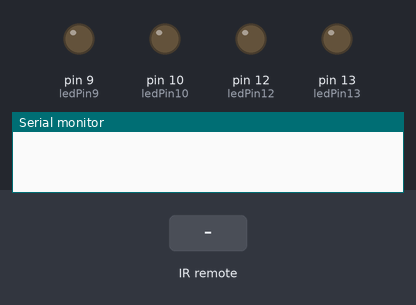
A sketch run on a simulated Arduino Uno, built with avr-gcc and run on an emulated ATmega328P. Parts: output pins drawn as LEDs (lit = HIGH), the last lines printed to the serial monitor. Dashed ring = blinking. The test bench sets the inputs (shaded band).

Above: at 1.2 s.
1.3 s: infrared code 0xFD08F7 received
At 1.6 s:
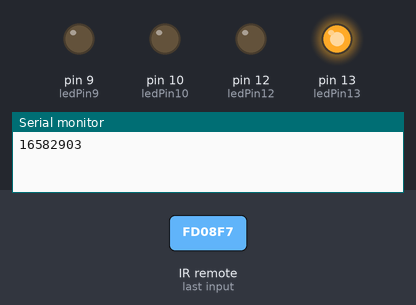
2.8 s: infrared code 0xFD8877 received
At 3.1 s:
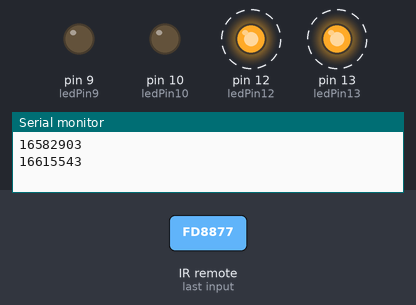
Timing chart, 0 to 11.8 s (numbered marks = the images above; inputs shaded):
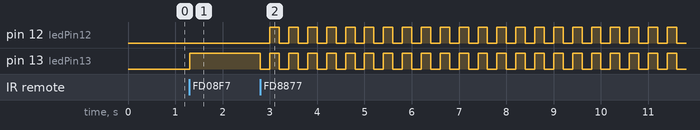

Measured:
- after the input at 1.3 s, pin 13 (ledPin13): LOW → HIGH at once
- after the input at 2.8 s, pin 12 (ledPin12): alternates HIGH for 0.20 s and LOW for 0.20 s, starting after 0.20 s; pin 13 (ledPin13): alternates HIGH for 0.20 s and LOW for 0.20 s, starting at once

The sketch:

Sketch_Opdracht_8.ino
```cpp
/*
   Luuk Witters
   Zet LEDS aan mbc IR sensor en afstandbediening en laat ze knipperen. Bepaal dan de knippersnelheid met de afstandsbediening

   !!!Je kan 1x twee LEDS selecteren en voor die constant de knippersnelheid aanpassen. Om nieuwe LEDS te selecteren moet je resetten!!!
*/

//Voeg de IRRemote library toe
#include<IRremote.h>

//Variabele defineren
decode_results results;
int iTeller = 0;
int iGeheugen1 = 0;
int iGeheugen2 = 0;
unsigned long laatsteTijd = 0;

//Ledpins en IR Sensor koppelen aan hun poort
int ledPin13 = 13;
int ledPin12 = 12;
int ledPin10 = 10;
int ledPin9 = 9;
int IR = 5;
IRrecv irrecv(IR);

//Knoppen 1tm4 van afstandsbediening defineren
long int remote1 = 16582903;
long int remote2 = 16615543;
long int remote3 = 16599223;
long int remote4 = 16591063;

void setup() {
  //Seriele communicatie en de IR Sensor starten
  Serial.begin(9600);
  irrecv.enableIRIn();

  //Aangeven dat ledjes ene output moeten geven
  pinMode (ledPin13, OUTPUT);
  pinMode (ledPin12, OUTPUT);
  pinMode (ledPin10, OUTPUT);
  pinMode (ledPin9, OUTPUT);
}

void loop() {

  //Status van de LEDS ophalen
  int statPin13 = digitalRead(ledPin13);
  int statPin12 = digitalRead(ledPin12);
  int statPin10 = digitalRead(ledPin10);
  int statPin9 = digitalRead(ledPin9);

  //Wanneer de IR Sensor een signaal binnenkrijgt print die dit signaal uit en gaat die verder met signalen zoeken
  if (irrecv.decode(&results)) {
    Serial.println(results.value);
    irrecv.resume();

    //Als iTeller < 2 voor deze code uit:
    if (iTeller < 2) {

      //Als knop 1,2,3 of 4 wordt ingedrukt voer dan de functie onthoudActie uit een geef de bijbehorende waarde mee (ledPin13, ledPin12, ledPin10, ledPin9)

      if (results.value == remote1 && statPin13 == LOW) {
        onthoudActie(ledPin13);
      }

      else if (results.value == remote2 && statPin12 == LOW) {
        onthoudActie(ledPin12);
      }

      else if (results.value == remote3 && statPin10 == LOW) {
        onthoudActie(ledPin10);
      }

      else if (results.value == remote4 && statPin9 == LOW) {
        onthoudActie(ledPin9);
      }
    }

  }

  //Als iTeller = 2 voor deze code uit:
  if (iTeller == 2) {

    //Als knop 1,2,3 of 4 wordt ingedrukt voor dan de functie knipper uit en geef de bijbehorende waarde mee (100, 200, 300, 400)

    if (results.value == remote1) {
      knipper(100);
    }

    if (results.value == remote2) {
      knipper(200);
    }

    if (results.value == remote3) {
      knipper(300);
    }

    if (results.value == remote4) {
      knipper(400);
    }
  }
}


// Functie die onthoudt welke 2 knoppen als eerst zijn ingedrukt en daarmee de bijbehorende LEDS onthoudt
// Vul de meegestuurde variabele in (ledPin13, ledPin12, ledPin10, ledPin9)
void onthoudActie(int led) {
  //Zet de meegestuurde led op HIGH
  digitalWrite(led, HIGH);

  //Als de waarde van iGeheugen1 nog leeg is voer dan deze code uit
  if (iGeheugen1 == 0) {
    //Verander de waarde van iGeheugen1 naar de meegestuurde LED en doe +1 bij iTeller
    iGeheugen1 = led;
    iTeller++;
  }

  //Als de waarde van iGeheugen1 gevuld is voer dan deze code uit
  else {
    //Verander de waarde van iGeheugen2 naar de meegestuurde LED en doe +1 bij iTeller
    iGeheugen2 = led;
    iTeller++;
  }
}

//Functie die de knippertijd aanpast mbv millis
void knipper(int knipperTijd) {

  //Variabele aanmaken voor de huidigeTijd en vullen met de millis functie
  unsigned long huidigeTijd = millis();
  //Status van meegestuurde iGeheugen 1 & 2 invullen
  int active1 = digitalRead(iGeheugen1);
  int active2 = digitalRead(iGeheugen2);

  //Als de huidigeTijd - laatsteTijd >= knippertijd voer deze code uit
  //Je wacht tot de millis functie de tijd heeft bereikt die gelijk is aan de meegegeven knipperTijd waarde
  if (huidigeTijd - laatsteTijd >= knipperTijd) {
    laatsteTijd = huidigeTijd;

    //Voer deze code uit als active1 en active2 allebei LOW zijn
    if (active1 == LOW && active2 == LOW) {
      //Zet beide LEDS aan
      digitalWrite(iGeheugen1, HIGH);
      digitalWrite(iGeheugen2, HIGH);
    }
    //Anders voer je deze code uit
    else {
      //Zet beide LEDS uit
      digitalWrite(iGeheugen1, LOW);
      digitalWrite(iGeheugen2, LOW);
    }
  }
}
```
